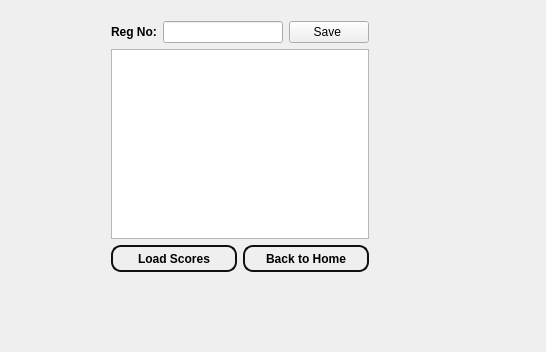
<?xml version="1.0" encoding="UTF-8"?>
<ui version="4.0">
 <class>score_teacher</class>
 <widget class="QMainWindow" name="score_teacher">
  <property name="geometry">
   <rect>
    <x>0</x>
    <y>0</y>
    <width>546</width>
    <height>352</height>
   </rect>
  </property>
  <property name="windowTitle">
   <string>MainWindow</string>
  </property>
  <widget class="QWidget" name="centralwidget">
   <widget class="QWidget" name="">
    <property name="geometry">
     <rect>
      <x>111</x>
      <y>21</y>
      <width>258</width>
      <height>251</height>
     </rect>
    </property>
    <layout class="QVBoxLayout" name="verticalLayout">
     <item>
      <layout class="QHBoxLayout" name="horizontalLayout">
       <item>
        <widget class="QLabel" name="label">
         <property name="font">
          <font>
           <bold>true</bold>
          </font>
         </property>
         <property name="text">
          <string>Reg No:</string>
         </property>
        </widget>
       </item>
       <item>
        <widget class="QLineEdit" name="lineEdit_regno_toshow"/>
       </item>
       <item>
        <widget class="QPushButton" name="pushButton_2">
         <property name="text">
          <string>Save </string>
         </property>
        </widget>
       </item>
      </layout>
     </item>
     <item>
      <widget class="QTableView" name="tableView_scores"/>
     </item>
     <item>
      <layout class="QHBoxLayout" name="horizontalLayout_4">
       <item>
        <widget class="QPushButton" name="pushButton_load">
         <property name="font">
          <font>
           <bold>true</bold>
          </font>
         </property>
         <property name="styleSheet">
          <string notr="true">QPushButton {
    border: 2px solid rgb(16, 16, 16);
    border-radius: 10px; 
    background-color:rgb(255, 255, 255,0);
    min-width: 9px; 
    min-height: 9px; 
    padding: 5px; 
    margin: 0px; 
}
</string>
         </property>
         <property name="text">
          <string>Load Scores</string>
         </property>
        </widget>
       </item>
       <item>
        <widget class="QPushButton" name="pushButton_home">
         <property name="font">
          <font>
           <bold>true</bold>
          </font>
         </property>
         <property name="styleSheet">
          <string notr="true">QPushButton {
    border: 2px solid rgb(16, 16, 16);
    border-radius: 10px; 
    background-color:rgb(255, 255, 255,0);
    min-width: 9px; 
    min-height: 9px; 
    padding: 5px; 
    margin: 0px; 
}
</string>
         </property>
         <property name="text">
          <string>Back to Home</string>
         </property>
        </widget>
       </item>
      </layout>
     </item>
    </layout>
   </widget>
  </widget>
 </widget>
 <resources/>
 <connections/>
</ui>
